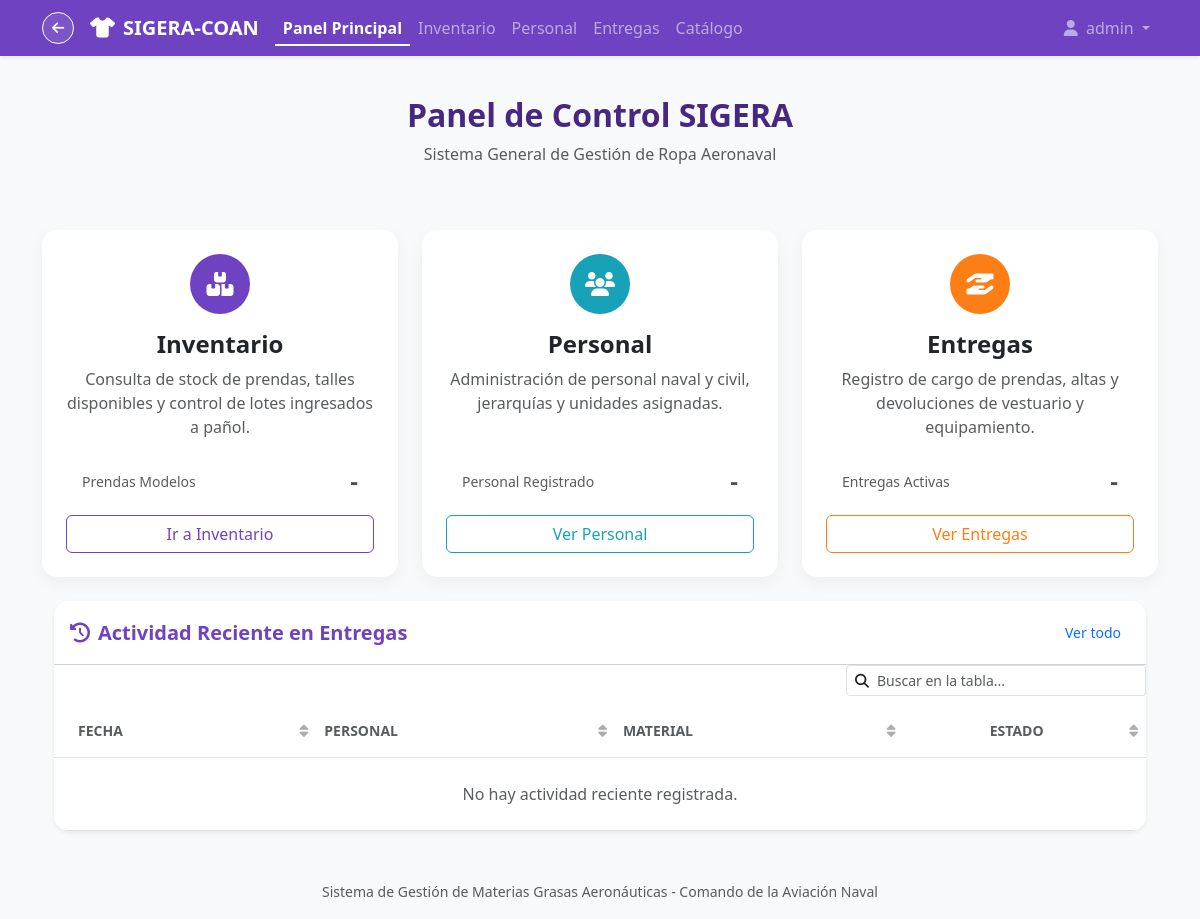
The app's page /sigera/ (signed in), older data.
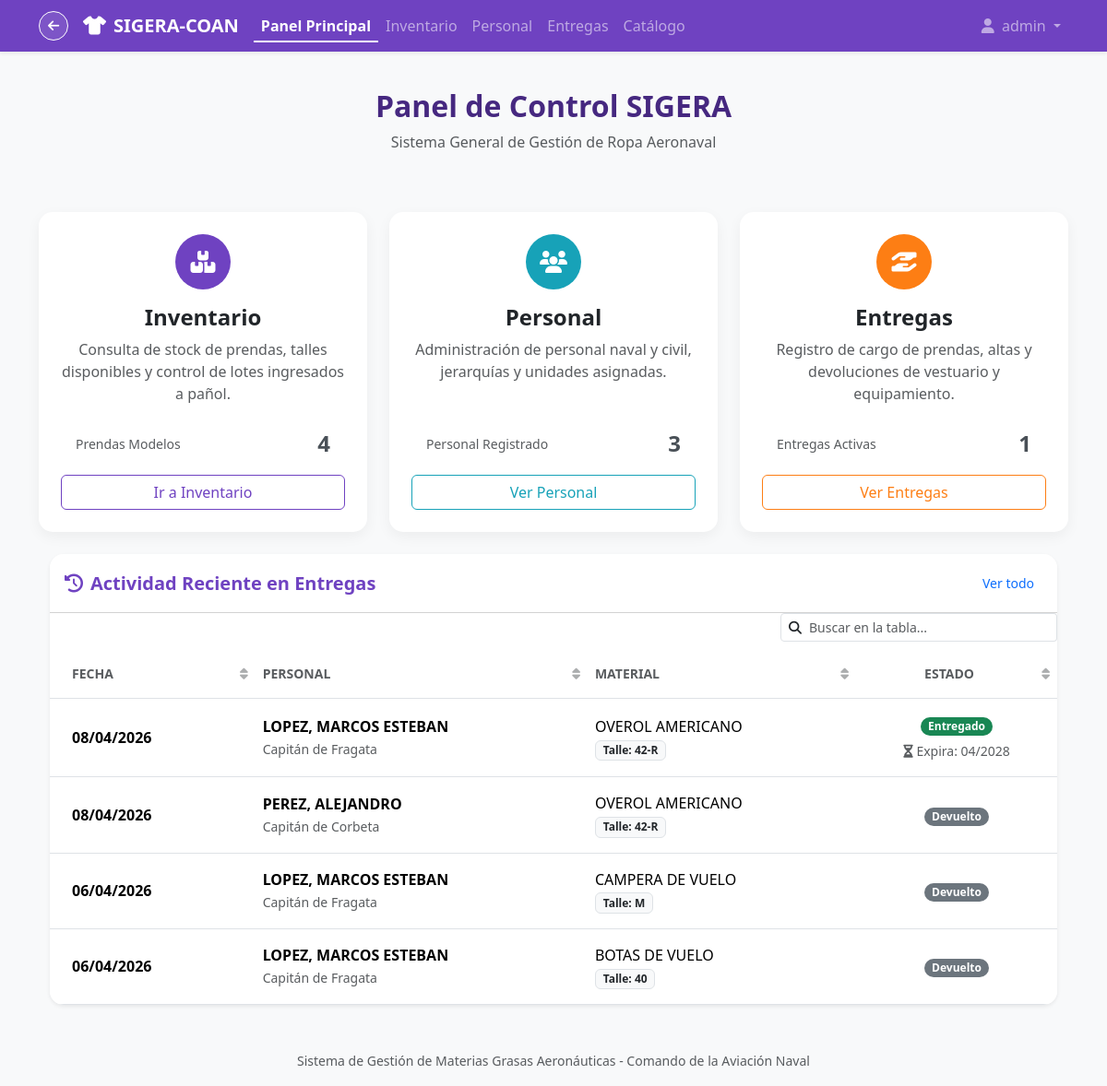
The same page, newer data.
### sigera/models.py (models this page shows, shortened)
class ClothingAssignment(models.Model):
    personnel = models.ForeignKey(Personnel, on_delete=models.CASCADE, related_name="assignments", verbose_name="Personal")
    batch = models.ForeignKey(ClothingBatch, on_delete=models.PROTECT, related_name="assignments", verbose_name="Del Ingreso (Lote)")
    assigned_date = models.DateField(auto_now_add=True, verbose_name="Fecha de Entrega")
    quantity = models.PositiveIntegerField(default=1, verbose_name="Cantidad Entregada")
    notes = models.TextField(blank=True, null=True, verbose_name="Observaciones")
    returned = models.BooleanField(default=False, verbose_name="¿Devuelto al Pañol?")
    return_date = models.DateField(null=True, blank=True, verbose_name="Fecha de Devolución")
    issued_by = models.ForeignKey(CustomUser, on_delete=models.PROTECT, verbose_name="Entregado Por")
    class Meta:
        verbose_name = "Entrega de Ropa"
        verbose_name_plural = "Entregas de Ropa"
        ordering = ['-assigned_date']
    @property
    def expiration_date(self):
        shelf_life_months = self.batch.clothing_size.clothing_type.shelf_life_months
        if not shelf_life_months:
            return None
        import calendar
        from datetime import date
        month = self.assigned_date.month - 1 + shelf_life_months
        year = self.assigned_date.year + month // 12
        month = month % 12 + 1
        day = self.assigned_date.day
        _, last_day_of_month = calendar.monthrange(year, month)
        day = min(day, last_day_of_month)
        return date(year, month, day)
    @property
    def is_expired(self):
        from datetime import date
        exp_date = self.expiration_date
        if exp_date:
            return date.today() > exp_date
        return False

class Personnel(models.Model):
    RANK_CHOICES = [
        ('CAPITAN_NAVIO', 'Capitán de Navío'),
        ('CAPITAN_FRAGATA', 'Capitán de Fragata'),
        ('CAPITAN_CORBETA', 'Capitán de Corbeta'),
        ('TENIENTE_NAVIO', 'Teniente de Navío'),
        ('TENIENTE_FRAGATA', 'Teniente de Fragata'),
        ('TENIENTE_CORBETA', 'Teniente de Corbeta'),
        ('GUARDIAMARINA', 'Guardiamarina'),
        ('SUBOFICIAL_MAYOR', 'Suboficial Mayor'),
        ('SUBOFICIAL_PRINCIPAL', 'Suboficial Principal'),
        ('SUBOFICIAL_PRIMERO', 'Suboficial Primero'),
        ('SUBOFICIAL_SEGUNDO', 'Suboficial Segundo'),
        ('CABO_PRINCIPAL', 'Cabo Principal'),
        ('CABO_PRIMERO', 'Cabo Primero'),
        ('CABO_SEGUNDO', 'Cabo Segundo'),
        ('MARINERO_PRIMERO', 'Marinero Primero'),
        ('MARINERO_SEGUNDO', 'Marinero Segundo'),
        ('AGENTE_CIVIL', 'Agente Civil'),
    ]
    first_name = models.CharField(max_length=100, verbose_name="Nombres")
    last_name = models.CharField(max_length=100, verbose_name="Apellidos")
    dni = models.CharField(max_length=20, unique=True, verbose_name="Matrícula de Revista")
    rank = models.CharField(max_length=20, choices=RANK_CHOICES, verbose_name="Jerarquía/Rango")
    assigned_unit = models.ForeignKey(Unit, on_delete=models.SET_NULL, null=True, blank=True, verbose_name="Unidad Asignada")
    class Meta:
        verbose_name = "Personal"
        verbose_name_plural = "Personal"
        ordering = ['last_name', 'first_name']

class ClothingBatch(models.Model):
    clothing_size = models.ForeignKey(ClothingSize, on_delete=models.CASCADE, related_name="batches", verbose_name="Prenda y Talle")
    reception_date = models.DateField(verbose_name="Fecha de Recepción")
    initial_quantity = models.PositiveIntegerField(verbose_name="Cantidad Recibida Inicial")
    available_quantity = models.PositiveIntegerField(verbose_name="Cantidad Disponible en Pañol")
    provider = models.CharField(max_length=150, blank=True, null=True, verbose_name="Proveedor")
    purchase_order = models.CharField(max_length=100, blank=True, null=True, verbose_name="Orden de Compra / Remito / Factura")
    unit_price = models.DecimalField(max_digits=12, decimal_places=2, blank=True, null=True, verbose_name="Precio Unitario ($)")
    class Meta:
        verbose_name = "Lote/Ingreso de Ropa"
        verbose_name_plural = "Lotes/Ingresos de Ropa"
        ordering = ['-reception_date']

class ClothingSize(models.Model):
    clothing_type = models.ForeignKey(ClothingType, on_delete=models.CASCADE, related_name="sizes", verbose_name="Prenda")
    size = models.CharField(max_length=50, verbose_name="Talle", help_text="Ej: S, M, L, XL, 42, 44")
    class Meta:
        verbose_name = "Talle de Prenda"
        verbose_name_plural = "Talles de Prendas"
        unique_together = ('clothing_type', 'size')

class ClothingType(models.Model):
    name = models.CharField(max_length=150, verbose_name="Nombre de la Prenda", help_text="Ej: Mameluco de Vuelo, Borceguíes")
    description = models.TextField(blank=True, null=True, verbose_name="Descripción")
    nato_stock_number = models.CharField(max_length=100, verbose_name="N.N.E. / N.S.N.", blank=True, null=True)
    shelf_life_months = models.PositiveIntegerField(verbose_name="Vida Útil Teórica (Meses)", help_text="Tiempo estimado de uso antes de requerir reemplazo")
    must_be_returned = models.BooleanField(default=True, verbose_name="¿Debe ser devuelta?", help_text="Indica si esta prenda debe ser devuelta al pañol cuando el personal la cese de usar.")
    class Meta:
        verbose_name = "Tipo de Prenda"
        verbose_name_plural = "Tipos de Prendas"

### sigera/views.py (the view, shortened to what this page needs)
# urls.py: 2. Add a URL to urlpatterns:  path('', views.home, name='home')
@login_required
def home(request):
    user = request.user
    is_admin = user.is_superuser or user.groups.filter(name__in=['Administrador', 'Logistica']).exists()
    total_stock = ClothingType.objects.count()
    personnel_qs = Personnel.objects.all()
    assignments_qs = ClothingAssignment.objects.all()
    total_personnel = personnel_qs.count()
    active_assignments = assignments_qs.filter(returned=False).count()
    recent_assignments = assignments_qs.select_related(
        'personnel', 'batch__clothing_size__clothing_type'
    ).order_by('-assigned_date', '-id')[:5]
    context = {
        'total_stock': total_stock,
        'total_personnel': total_personnel,
        'active_assignments': active_assignments,
        'recent_assignments': recent_assignments,
    }
    return render(request, 'sigera/home.html', context)

### sigera/templates/sigera/home.html (shortened to what the changed rows need)
{% extends 'sigera/base_sigera.html' %}
{% load static %}
{% block content %}
<div class="row mb-4">
    <div class="col-12 text-center mt-3 mb-4">
        <h2 class="fw-bold" style="color: #462880;">Panel de Control SIGERA</h2>
    </div>
</div>
<div class="row g-4 justify-content-center">
    <div class="col-md-4">
        <div class="card module-card">
            <div class="card-body d-flex flex-column text-center p-4">
                <div class="d-flex justify-content-between align-items-center mb-3 px-3">
                    <span class="text-muted small">Prendas Modelos</span>
                    <span class="stats-badge">{{ total_stock|default:"-" }}</span>
                </div>
            </div>
        </div>
    </div>
    <div class="col-md-4">
        <div class="card module-card">
            <div class="card-body d-flex flex-column text-center p-4">
                <div class="d-flex justify-content-between align-items-center mb-3 px-3">
                    <span class="text-muted small">Personal Registrado</span>
                    <span class="stats-badge">{{ total_personnel|default:"-" }}</span>
                </div>
            </div>
        </div>
    </div>
    <div class="col-md-4">
        <div class="card module-card">
            <div class="card-body d-flex flex-column text-center p-4">
                <div class="d-flex justify-content-between align-items-center mb-3 px-3">
                    <span class="text-muted small">Entregas Activas</span>
                    <span class="stats-badge">{{ active_assignments|default:"-" }}</span>
                </div>
            </div>
        </div>
    </div>
    <div class="row mt-4">
        <div class="col-12">
            <div class="card shadow-sm border-0" style="border-radius: 15px; overflow: hidden;">
                <div class="card-body p-0">
                    <div class="table-responsive">
                        <table class="table table-hover align-middle mb-0">
                            <thead class="bg-light">
                                <tr>
                                    <th class="px-4 py-3 text-muted small text-uppercase">Fecha</th>
                                    <th class="py-3 text-muted small text-uppercase">Personal</th>
                                    <th class="py-3 text-muted small text-uppercase">Material</th>
                                    <th class="py-3 text-muted small text-uppercase text-center">Estado</th>
                                </tr>
                            </thead>
                            <tbody>
                                {% for item in recent_assignments %}
                                <tr>
                                    <td class="px-4 py-3 fw-bold">{{ item.assigned_date|date:"d/m/Y" }}</td>
                                    <td class="py-3">
                                        <div class="fw-semibold">{{ item.personnel.last_name }}, {{ item.personnel.first_name }}</div>
                                        <small class="text-muted">{{ item.personnel.get_rank_display }}</small>
                                    </td>
                                    <td class="py-3">
                                        <div>{{ item.batch.clothing_size.clothing_type.name }}</div>
                                        <span class="badge bg-light text-dark border">Talle: {{ item.batch.clothing_size.size }}</span>
                                    </td>
                                    <td class="py-3 text-center">
                                        {% if item.returned %}
                                            <span class="badge rounded-pill bg-secondary">Devuelto</span>
                                        {% else %}
                                            <span class="badge rounded-pill bg-success">Entregado</span>
                                            {% if item.expiration_date %}
                                                <div class="mt-1">
                                                {% if item.is_expired %}
                                                    <small class="text-danger fw-bold" title="Vencido el {{ item.expiration_date|date:'d/m/Y' }}"><i class="fa-solid fa-circle-exclamation"></i> Vencido</small>
                                                {% else %}
                                                    <small class="text-muted" title="Vence el {{ item.expiration_date|date:'d/m/Y' }}"><i class="fa-solid fa-hourglass-half"></i> Expira: {{ item.expiration_date|date:'m/Y' }}</small>
                                                {% endif %}
                                                </div>
                                            {% endif %}
                                        {% endif %}
                                    </td>
                                </tr>
                                {% empty %}
                                <tr>
                                    <td colspan="4" class="text-center py-4 text-muted">No hay actividad reciente registrada.</td>
                                </tr>
                                {% endfor %}
                            </tbody>
                        </table>
                    </div>
                </div>
            </div>
        </div>
    </div>
</div>
{% endblock %}

Row changes from the older to the newer data that the page shows:
added ClothingAssignment: assigned_date "08/04/2026", personnel.last_name "LOPEZ", personnel.first_name "MARCOS ESTEBAN", personnel.rank "Capitán de Fragata", batch.clothing_size.clothing_type.name "OVEROL AMERICANO", batch.clothing_size.size "42-R", expiration_date "04/2028"
added ClothingAssignment: assigned_date "08/04/2026", personnel.last_name "PEREZ", personnel.first_name "ALEJANDRO", personnel.rank "Capitán de Corbeta", batch.clothing_size.clothing_type.name "OVEROL AMERICANO", batch.clothing_size.size "42-R", returned "Devuelto"
added ClothingAssignment: assigned_date "06/04/2026", personnel.last_name "LOPEZ", personnel.first_name "MARCOS ESTEBAN", personnel.rank "Capitán de Fragata", batch.clothing_size.clothing_type.name "CAMPERA DE VUELO", batch.clothing_size.size "M", returned "Devuelto"
added ClothingAssignment: assigned_date "06/04/2026", personnel.last_name "LOPEZ", personnel.first_name "MARCOS ESTEBAN", personnel.rank "Capitán de Fragata", batch.clothing_size.clothing_type.name "BOTAS DE VUELO", batch.clothing_size.size "40", returned "Devuelto"
Text that changed along with them:
{{ total_stock|default:"-" }}: "-" → "4"
{{ total_personnel|default:"-" }}: "-" → "3"
{{ active_assignments|default:"-" }}: "-" → "1"
text no longer shown: "No hay actividad reciente registrada."
